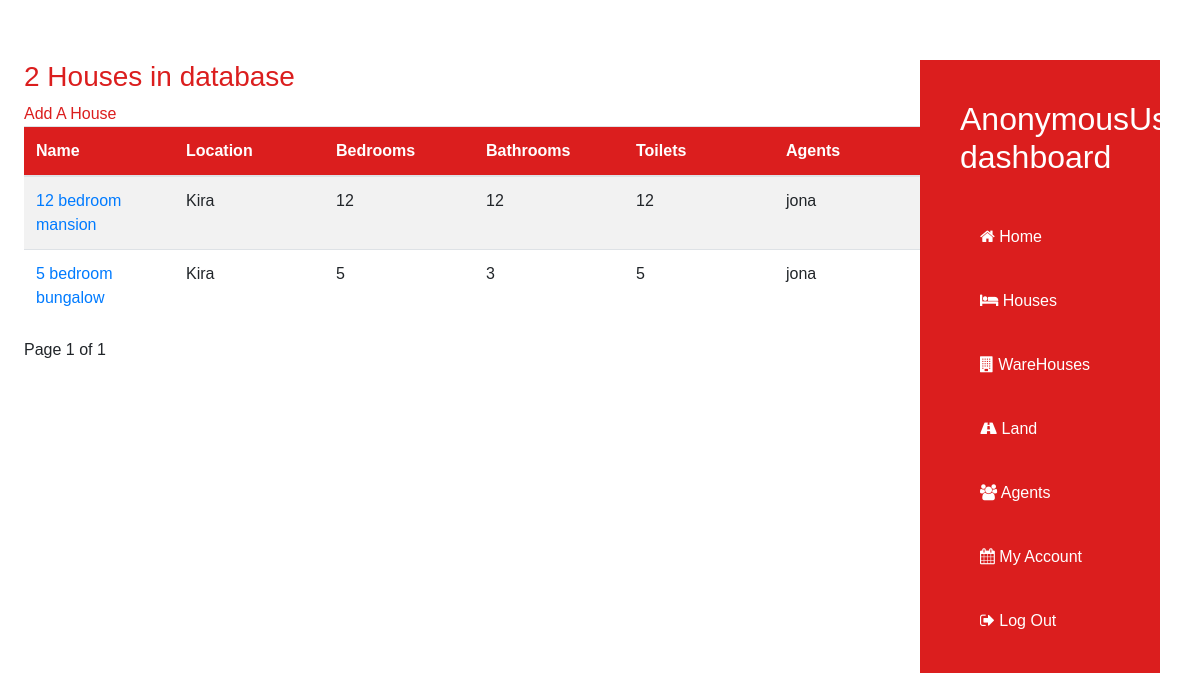
Screenshot of /houses/ with the database file from the repository.
### properties/models.py (models this page shows, shortened)
class House(models.Model):
    name=models.CharField(max_length=40)
    price=models.IntegerField()
    location=models.CharField(max_length=25)
    bedrooms=models.IntegerField()
    bathrooms=models.IntegerField()
    toilets=models.IntegerField()
    swimming_pool=models.BooleanField()
    agent=models.ForeignKey(User,on_delete=models.CASCADE)
    uploaded=models.DateField(auto_now_add=True)

### properties/views.py (the view)
# urls.py: path('houses/', views.HouseListView.as_view(), name='houses'),
class HouseListView(ListView):
    queryset = House.objects.order_by('-id').all()
    context_object_name = 'houses'
    template_name = 'properties/houses.html'
    paginate_by = 20

### properties/templates/properties/houses.html (shortened to what this page needs)
{% extends 'properties/dashboard.html' %}
{% block content %}
{% if houses %}
<h3 class="red-text">{{ houses.count }} House{{houses.count|pluralize}} in database</h3>
<span><a href="{% url 'properties:create_house' %}" class="red-text">Add A House</a></span>
<table class="table table-striped table-inverse table-responsive">
    <thead class="thead-inverse">
        <tr>
            <th>Name</th>
            <th>Location</th>
            <th>Bedrooms</th>
            <th>Bathrooms</th>
            <th>Toilets</th>
            <th>Agents</th>
        </tr>
        </thead>
        <tbody>
            {% for house in houses %}
            <tr>
                <td><a href="/update_house/{{house.id}}">{{ house.name }}</a></td>
                <td>{{house.location}}</td>
                <td>{{house.bedrooms}}</td>
                <td>{{house.bathrooms}}</td>
                <td>{{house.toilets}}</td>
                <td>{{house.agent}}</td>
            </tr>
            {% endfor %}
        </tbody>
</table>
    {% include 'properties/pagination.html' %}
    {% else %}
    <h3>There are no houses yet.</h3>
    <a href="{% url 'properties:create_house' %}">Add A House</a>
{% endif %}
{% endblock content %}

### properties/static/properties/css/main.css (style rules this page uses)
:root { --primarycolor: rgb(219, 30, 30); --black: black; --blackish: rgba(0, 0, 0, 0.404); --white: white; --whitish: rgba(255, 255, 255, 0.671); --dunno:rgb(250, 246, 240); }
html { scroll-behavior: smooth; overflow-x: hidden; }
body { background-color: ; }
* { padding: 0; margin: 0; box-sizing: border-box; font-family: "Poppins", sans-serif; }
a { text-decoration: none; }
.red-text { color: var(--primarycolor); }
.table thead { background-color: var(--primarycolor); color: var(--white); }
.table td { width: 150px; }

### rows the page displays
House: name "12 bedroom mansion", location "Kira", bedrooms "12", bathrooms "12", toilets "12", agent "jona"
House: name "5 bedroom bungalow", location "Kira", bedrooms "5", bathrooms "3", toilets "5", agent "jona"

### other values shown
{{ houses.count }} "2"
{{ page_obj.number }} "1"
{{ page_obj.paginator.num_pages }} "1"
{{ user }} "AnonymousUser"
